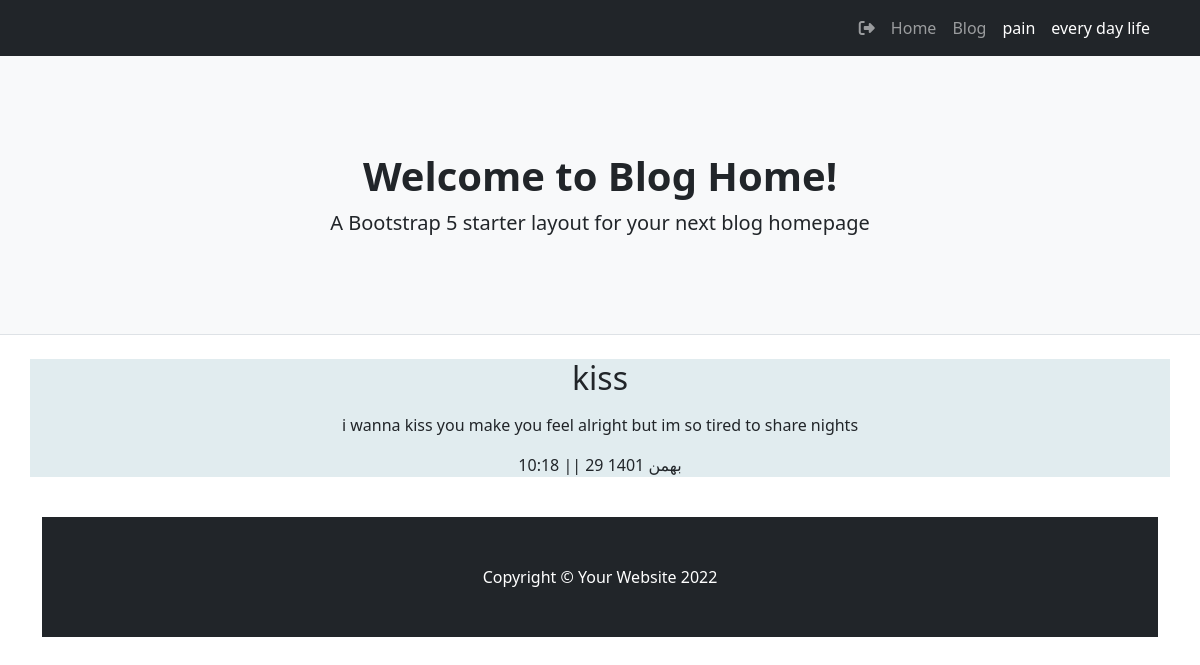
The page /post/kiss on the database its author committed.
### blog/models.py (models this page shows, shortened)
class Category(models.Model):
    parent = models.ForeignKey("self",default=None,null=True,blank=True,on_delete=models.SET_NULL,related_name='children')
    title = models.CharField(max_length=200)
    slug = models.SlugField(max_length=100,unique=True)
    status = models.BooleanField(default=True,verbose_name="show")
    position = models.IntegerField(verbose_name="order")
    class Meta:
        ordering = ['parent__id','position']
    objects = CategorytManager()

class Article(models.Model):
    STATUS_CHOICES=(
        ('d','draft'),
        ("p",'publish'),
        ("i","pendeing"),#در دست برسی
        ("b","back")#خانواده شده برگشت داده شده
    )
    author = models.ForeignKey(User,on_delete=models.SET_NULL,null=True,related_name="posts_of_author")# اختصاص دادن یک نویسدنده برای پست
    title = models.CharField(max_length=200)
    slug = models.SlugField(max_length=100,unique=True)
    category = models.ManyToManyField(Category,related_name="post_of_category")
    descriptions = models.TextField()
    publish= models.DateTimeField(default=timezone.now)
    created = models.DateTimeField(auto_now_add=True)
    updated = models.DateTimeField(auto_now=True)
    is_special = models.BooleanField(default=False,verbose_name="special post")
    status = models.CharField(max_length=1,choices=STATUS_CHOICES)
    class Meta:
        ordering = ["-publish"]
    def jalali_get_publish(self):
         return jalali_converter(self.publish)
    jalali_get_publish.short_description = "date published"
    def category_to_str(self):
        return ", ".join([category.title for category in self.category.active()])
    category_to_str.short_description = "category"  # این اطلاعات را با چه تایتلی در پنل ادمین نشان دهد
    objects = PostManager()

### blog/views.py (the view)
# urls.py: path('post/<slug:slug>',Details.as_view(),name="Details"),
class Details(DetailView):
    def get_object(self):
        slug = self.kwargs.get("slug")
        return get_object_or_404(Article.objects.published(),slug=slug)

### blog/models.py (called while the page is built)
    def published(self):
        return self.filter(status="p")

    def active(self):
        return self.filter(status=True)

### blog/templatetags/base_tag.py (called while the page is built)
@register.inclusion_tag("blog/partial/navbar_tag.html")
def category_navbar():
    return {"category":Category.objects.filter(status = True)}

### extensions/jalali.py (called while the page is built)
    def persian_tuple(self):
        return self.persian_year, self.persian_month, self.persian_day

### extensions/utils.py (called while the page is built)
def jalali_converter(date):
    date_to_str = "{},{},{}".format(date.year,date.month,date.day)
    date_to_tuple = jalali.Gregorian(date_to_str).persian_tuple()
    date_to_list = list(date_to_tuple)
    for index , month in enumerate(ir_month):
        if date_to_list[1] == index+1:
            date_to_list[1]= month
            break
    output = f" ||  {date_to_list[2]} {date_to_list[1]} {date_to_list[0]}"
    output2 = f"    {date.hour}:{date.minute} "
    retu = [output,output2]
    return retu[1] + retu[0]

### templates/blog/article_detail.html (shortened to what this page needs)
{%extends 'blog/base.html'%}
{%block main%}
      <center>
              <div class="container"  id="cont" width="200">
                <h2>{{object.title}}</h2>
                <p>{{object.descriptions|striptags | linebreaks }}</p>
                <p>{{object.jalali_get_publish}}</p>
              </div>
                <br>
      </center>
{%endblock%}

### templates/blog/partial/navbar_tag.html (shortened to what this page needs)
<div class="collapse navbar-collapse" id="navbarSupportedContent">
    <ul class="navbar-nav ms-auto mb-2 mb-lg-0">
        <a class="nav-link " href="{% url "account:logout" %}" role="button"><i class="fa fa-sign-out" aria-hidden="true"></i></a>
        <li class="nav-item"><a class="nav-link" href="{%url 'blog:home'%}">Home</a></li>
        <li class="nav-item"><a class="nav-link" aria-current="page" href="{%url "blog:home"%}">Blog</a></li>
        {%for cat in category%}
            {%if cat.parent == None%}
                <li class="nav-item">
                    <a class="nav-link active" aria-current="page" href="{%url "blog:category" cat.slug %}">{{cat.title}}</a>
                </li>
            {%endif%}
        {%endfor%}
    </ul>
</div>

### templates/blog/article_detail.html (style rules this page uses)
#cont { background-color: #e1ecef; }

### rows shown on the page
Category: title "pain"
Category: title "every day life"
Article: title "kiss", descriptions "i wanna kiss you make you feel alright but im so tired to share nights", jalali_get_publish "10:18 || 29 بهمن 1401"
